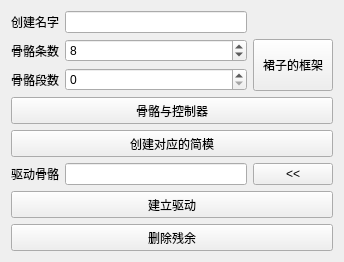
<?xml version="1.0" encoding="UTF-8"?>
<ui version="4.0">
 <class>SkirtToolWin</class>
 <widget class="QWidget" name="SkirtToolWin">
  <property name="geometry">
   <rect>
    <x>0</x>
    <y>0</y>
    <width>344</width>
    <height>262</height>
   </rect>
  </property>
  <property name="windowTitle">
   <string>SkirtTool</string>
  </property>
  <layout class="QVBoxLayout" name="verticalLayout">
   <item>
    <layout class="QGridLayout" name="gridLayout">
     <item row="7" column="0" colspan="3">
      <widget class="QPushButton" name="deleteSkirtBt">
       <property name="sizePolicy">
        <sizepolicy hsizetype="Minimum" vsizetype="Ignored">
         <horstretch>0</horstretch>
         <verstretch>0</verstretch>
        </sizepolicy>
       </property>
       <property name="text">
        <string>删除残余</string>
       </property>
      </widget>
     </item>
     <item row="1" column="1">
      <widget class="QSpinBox" name="jointListNumSB">
       <property name="minimum">
        <number>4</number>
       </property>
       <property name="value">
        <number>8</number>
       </property>
      </widget>
     </item>
     <item row="6" column="0" colspan="3">
      <widget class="QPushButton" name="pushButton_4">
       <property name="sizePolicy">
        <sizepolicy hsizetype="Minimum" vsizetype="Ignored">
         <horstretch>0</horstretch>
         <verstretch>0</verstretch>
        </sizepolicy>
       </property>
       <property name="text">
        <string>建立驱动</string>
       </property>
      </widget>
     </item>
     <item row="1" column="0">
      <widget class="QLabel" name="label">
       <property name="text">
        <string>骨骼条数</string>
       </property>
      </widget>
     </item>
     <item row="2" column="0">
      <widget class="QLabel" name="label_2">
       <property name="text">
        <string>骨骼段数</string>
       </property>
      </widget>
     </item>
     <item row="5" column="2">
      <widget class="QPushButton" name="loadDirveJointBt">
       <property name="text">
        <string>&lt;&lt;</string>
       </property>
      </widget>
     </item>
     <item row="2" column="1">
      <widget class="QSpinBox" name="jointNumSB">
       <property name="minimum">
        <number>0</number>
       </property>
      </widget>
     </item>
     <item row="1" column="2" rowspan="2">
      <widget class="QPushButton" name="SkirtFrameBt">
       <property name="sizePolicy">
        <sizepolicy hsizetype="Preferred" vsizetype="Preferred">
         <horstretch>0</horstretch>
         <verstretch>0</verstretch>
        </sizepolicy>
       </property>
       <property name="text">
        <string>裙子的框架</string>
       </property>
      </widget>
     </item>
     <item row="5" column="1">
      <widget class="QLineEdit" name="dirveJointListLe"/>
     </item>
     <item row="5" column="0">
      <widget class="QLabel" name="label_3">
       <property name="text">
        <string>驱动骨骼</string>
       </property>
      </widget>
     </item>
     <item row="4" column="0" colspan="3">
      <widget class="QPushButton" name="buildSkirtPolyBt">
       <property name="sizePolicy">
        <sizepolicy hsizetype="Minimum" vsizetype="Ignored">
         <horstretch>0</horstretch>
         <verstretch>0</verstretch>
        </sizepolicy>
       </property>
       <property name="text">
        <string>创建对应的简模</string>
       </property>
      </widget>
     </item>
     <item row="3" column="0" colspan="3">
      <widget class="QPushButton" name="controlSysBt">
       <property name="sizePolicy">
        <sizepolicy hsizetype="Minimum" vsizetype="Ignored">
         <horstretch>0</horstretch>
         <verstretch>0</verstretch>
        </sizepolicy>
       </property>
       <property name="text">
        <string>骨骼与控制器</string>
       </property>
      </widget>
     </item>
     <item row="0" column="0">
      <widget class="QLabel" name="label_4">
       <property name="text">
        <string>创建名字</string>
       </property>
       <property name="alignment">
        <set>Qt::AlignCenter</set>
       </property>
      </widget>
     </item>
     <item row="0" column="1">
      <widget class="QLineEdit" name="skirtlineEdit"/>
     </item>
    </layout>
   </item>
  </layout>
 </widget>
 <resources/>
 <connections/>
</ui>
